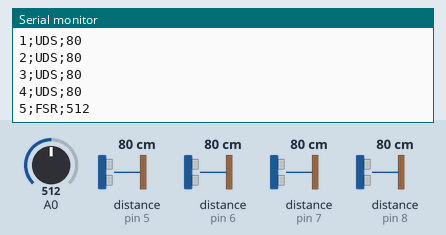
Simulated run of this sketch. Board: Arduino Uno, built with avr-gcc and run on an emulated ATmega328P. Shown: the last lines printed to the serial monitor. The inputs (shaded band) are chosen by the test bench; at power-on: distance to the obstacle (sensors on pin 5, pin 6, pin 7, pin 8) 80 cm, A0 = 512.

Above: at 1.3 s.
1.4 s: distance to the obstacle (sensor on pin 5) set to 2 cm
2.9 s: distance to the obstacle (sensor on pin 6) set to 2 cm
4.4 s: distance to the obstacle (sensor on pin 7) set to 2 cm
At 4.99 s:
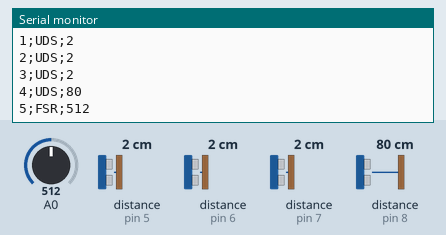
5.9 s: distance to the obstacle (sensor on pin 8) set to 2 cm
At 6.51 s:
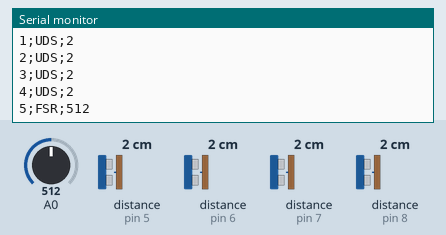
7.4 s: A0 set to 716
At 8.03 s:
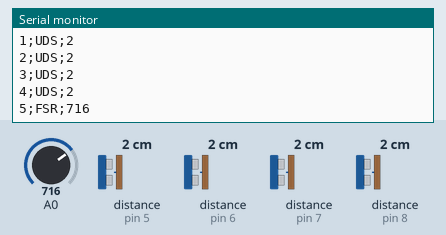
8.9 s: distance to the obstacle (sensor on pin 5) set to 4 cm
Timing chart, 0 to 11.4 s (numbered marks = the images above; inputs shaded):
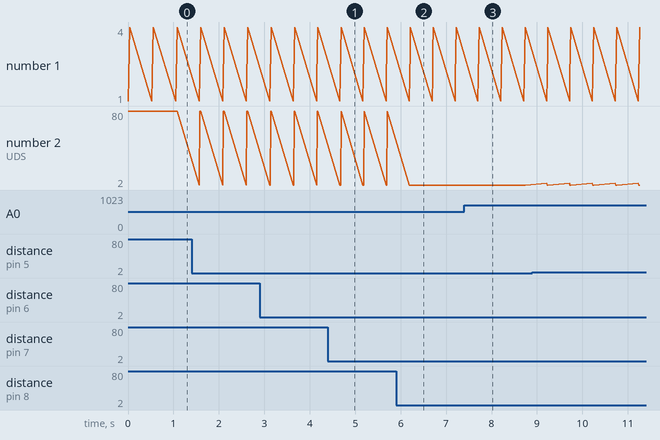

The sketch:

workstation.ino
```cpp
#include <Wire.h>
#include "Ultrasonic.h"

#define RANGE_SENSORS 4
#define FSR_SENSORS 1

struct Sensor{
  int id;
  char type[16];
  int port;
};

/**
 * Range sensors
 */
struct Sensor range_sensors[RANGE_SENSORS];

void initialize_range_sensor(int idx, int id, int port) {
  range_sensors[idx].id = id;
  range_sensors[idx].port = port;
  strcpy(range_sensors[idx].type,"UDS");
}

/**
 * Force Sensitive Resistors
 */
struct Sensor fsr_sensors[FSR_SENSORS];

void initialize_fsr_sensor(int idx, int id, int port) {
  fsr_sensors[idx].id = id;
  fsr_sensors[idx].port = port;
  strcpy(fsr_sensors[idx].type, "FSR");
}

void setup() {
  initialize_range_sensor(0, 1, 5);
  initialize_range_sensor(1, 2, 6);
  initialize_range_sensor(2, 3, 7);
  initialize_range_sensor(3, 4, 8);
  initialize_fsr_sensor(0, 5, A0);
  Serial.begin(9600);
}

void loop() {
  for(int i=0; i<RANGE_SENSORS; i++) {
    Ultrasonic ultrasonic(range_sensors[i].port);
    int centimeters = ultrasonic.MeasureInCentimeters();
    Serial.print(range_sensors[i].id);
    Serial.print(";");
    Serial.print(range_sensors[i].type);
    Serial.print(";");
    Serial.println(centimeters);
  }

  for(int i=0; i<FSR_SENSORS; i++) {
      int fsrreading = analogRead(fsr_sensors[i].port);
      Serial.print(fsr_sensors[i].id);
      Serial.print(";");
      Serial.print(fsr_sensors[i].type);
      Serial.print(";");
      Serial.println(fsrreading);
  }
  delay(500);
}
```

Measured:
- after the input at 4.4 s, the serial monitor: prints a new line after 0.28 s (image 1)
- after the input at 5.9 s, the serial monitor: prints a new line after 0.32 s (image 2)
- after the input at 7.4 s, the serial monitor: prints a new line after 0.34 s (image 3)
